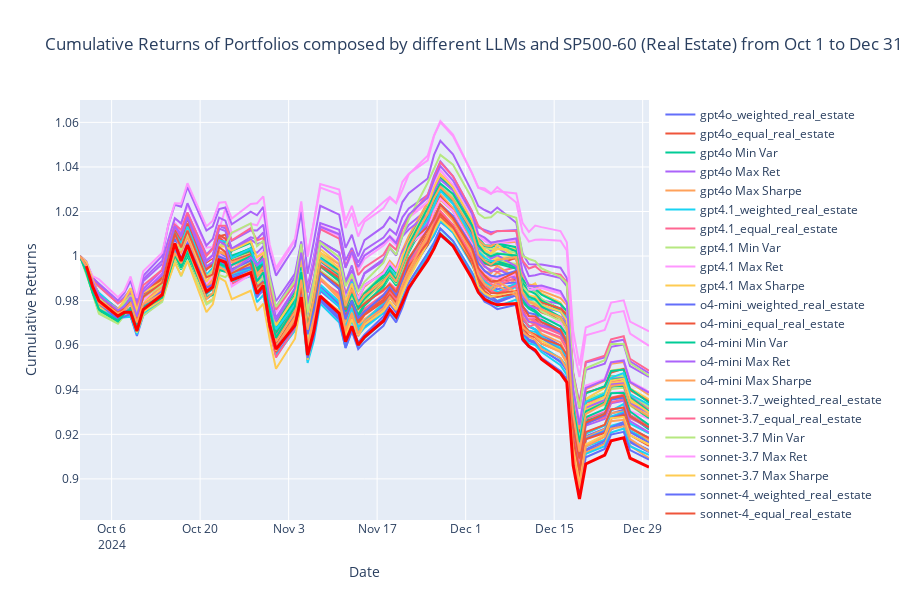

The cell this chart's notebook holds for it:
### Markdown cell above
Plot with Scrollable Legend (Display Only)

### Code cell
temp_index_data_outs_compare = index_data_outs.copy()

temp_index_data_outs_compare.index = pd.to_datetime(temp_index_data_outs_compare.index)

index_first_date_compare = temp_index_data_outs_compare.index[0]
index_previous_trading_date_compare = index_first_date_compare - BDay(1)

index_baseline_row_compare = pd.DataFrame(
    data=np.zeros((1, temp_index_data_outs_compare.shape[1])),  
    index=[index_previous_trading_date_compare],                 
    columns=temp_index_data_outs_compare.columns               
)

temp_index_data_outs_compare_with_baseline = pd.concat([index_baseline_row_compare, temp_index_data_outs_compare])
# ##above is to add a baseline row with zeros to the index data outs compare dataframe##

index_names = {
    sector_ticker: f'{full_ticker} {sector_name}'
}

cumulative_returns_compare[index_names[sector_ticker]] = (1 + index_data_outs[ticker]).cumprod()

cumulative_returns_compare.index = pd.to_datetime(cumulative_returns_compare.index)
outsample_data = cumulative_returns_compare.loc[outsample_startdate:outsample_enddate]

fig = go.Figure()

for i, column in enumerate(outsample_data.columns):
    if column == f'{full_ticker} {sector_name}':
        fig.add_trace(go.Scatter(x=outsample_data.index,
                                 y=outsample_data[column],
                                 mode='lines',
                                 name=column,
                                 line=dict(width=3, color='red')))

    else:
        fig.add_trace(go.Scatter(x=outsample_data.index,
                                 y=outsample_data[column],
                                 mode='lines',
                                 name=column))

num_asset = len(df_sector)
fig.update_layout(
    title=f'Cumulative Returns of Portfolios composed by different LLMs and {full_ticker} ({sector_name_full}) from Oct 1 to Dec 31, 2024', 
    xaxis_title='Date',
    yaxis_title='Cumulative Returns',
    hovermode="x unified",
    height=600
)

fig.update_layout(legend=dict(orientation = "v", yanchor="top",y=1,xanchor="left", x=1.02))


fig.show()
